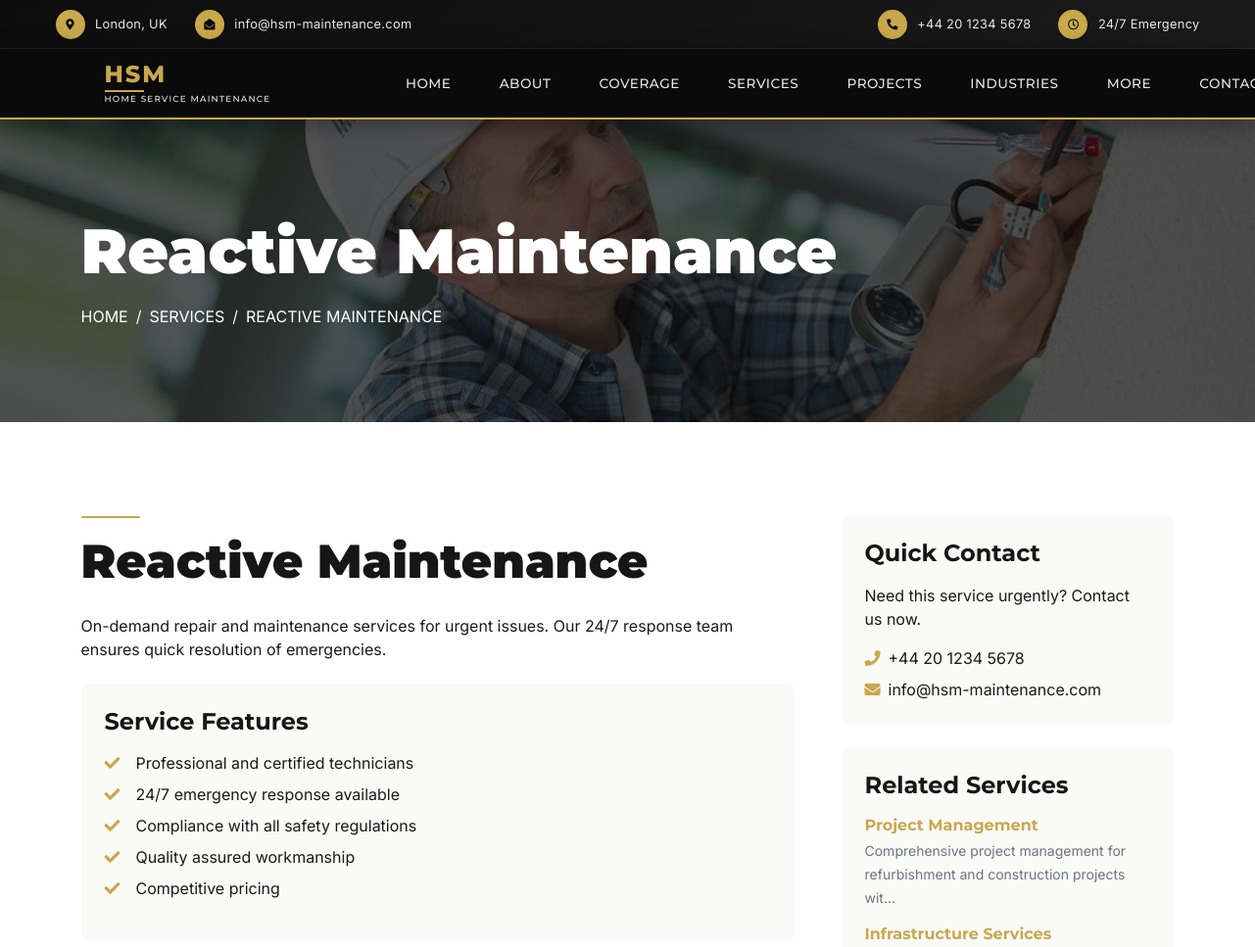
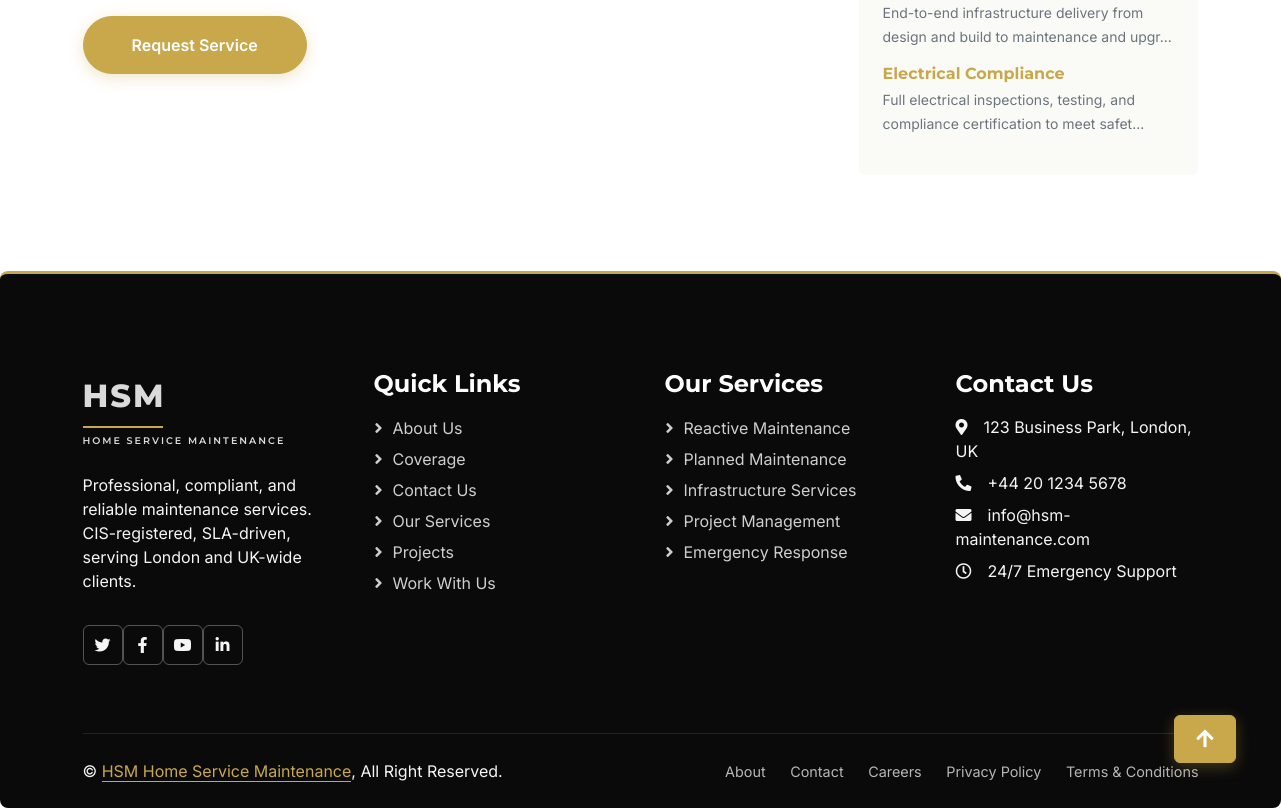
Screenshot of /service-detail.php?slug=reactive-maintenance with the database file from the repository (2 pictures, top to bottom).
### tables this page shows
CREATE TABLE services (
    id INT AUTO_INCREMENT PRIMARY KEY,
    title VARCHAR(255) NOT NULL,
    slug VARCHAR(255) UNIQUE NOT NULL,
    category ENUM('reactive', 'planned', 'infrastructure', 'project') NOT NULL,
    description TEXT,
    content LONGTEXT,
    icon VARCHAR(100),
    image VARCHAR(255),
    featured TINYINT(1) DEFAULT 0,
    status ENUM('active', 'inactive') DEFAULT 'active',
    created_at TIMESTAMP DEFAULT CURRENT_TIMESTAMP,
    updated_at TIMESTAMP DEFAULT CURRENT_TIMESTAMP ON UPDATE CURRENT_TIMESTAMP
);

### service-detail.php (the view, shortened to what this page needs)
<?php
require_once 'includes/header.php';
require_once 'includes/config.php';
$slug = $_GET['slug'] ?? '';
$sql = "SELECT * FROM services WHERE slug = ? AND status = 'active'";
$stmt = $conn->prepare($sql);
$stmt->bind_param("s", $slug);
$stmt->execute();
$result = $stmt->get_result();
$service = $result->fetch_assoc();
?>
<div class="container-fluid page-header py-5 mb-5">
    <div class="container py-5">
        <h1 class="display-3 text-white mb-3 animated slideInDown"><?php echo htmlspecialchars($service['title']); ?></h1>
        <nav aria-label="breadcrumb animated slideInUp">
            <ol class="breadcrumb text-uppercase mb-0">
                <li class="breadcrumb-item"><a class="text-white" href="index.php">Home</a></li>
                <li class="breadcrumb-item"><a class="text-white" href="services.php">Services</a></li>
                <li class="breadcrumb-item text-white active" aria-current="page"><?php echo htmlspecialchars($service['title']); ?></li>
            </ol>
        </nav>
    </div>
</div>
<div class="container-xxl py-5">
    <div class="container">
        <div class="row g-5">
            <div class="col-lg-8 wow fadeIn" data-wow-delay="0.1s">
                <div class="bg-primary mb-3" style="width: 60px; height: 2px;"></div>
                <h1 class="display-5 mb-4"><?php echo htmlspecialchars($service['title']); ?></h1>
                <div class="mb-4">
                    <?php echo nl2br(htmlspecialchars($service['description'])); ?>
                </div>
                <div class="bg-light p-4 rounded mb-4">
                    <h4 class="mb-3">Service Features</h4>
                    <ul class="list-unstyled">
                        <li class="mb-2"><i class="fa fa-check text-primary me-3"></i>Professional and certified technicians</li>
                        <li class="mb-2"><i class="fa fa-check text-primary me-3"></i>24/7 emergency response available</li>
                        <li class="mb-2"><i class="fa fa-check text-primary me-3"></i>Compliance with all safety regulations</li>
                        <li class="mb-2"><i class="fa fa-check text-primary me-3"></i>Quality assured workmanship</li>
                        <li class="mb-0"><i class="fa fa-check text-primary me-3"></i>Competitive pricing</li>
                    </ul>
                </div>
                <a href="contact.php" class="btn btn-primary rounded-pill py-3 px-5">Request Service</a>
            </div>
            <div class="col-lg-4 wow fadeIn" data-wow-delay="0.5s">
                <div class="bg-light p-4 rounded mb-4">
                    <h4 class="mb-3">Quick Contact</h4>
                    <p class="mb-3">Need this service urgently? Contact us now.</p>
                    <p class="mb-2"><i class="fa fa-phone text-primary me-2"></i>+44 20 1234 5678</p>
                    <p class="mb-0"><i class="fa fa-envelope text-primary me-2"></i>info@hsm-maintenance.com</p>
                </div>
                <div class="bg-light p-4 rounded">
                    <h4 class="mb-3">Related Services</h4>
                    <?php
                    $related_sql = "SELECT * FROM services WHERE id != ? AND status = 'active' ORDER BY RAND() LIMIT 3";
                    $related_stmt = $conn->prepare($related_sql);
                    $related_stmt->bind_param("i", $service['id']);
                    $related_stmt->execute();
                    $related_result = $related_stmt->get_result();
                    while($related = $related_result->fetch_assoc()):
                    ?>
                        <a href="service-detail.php?slug=<?php echo $related['slug']; ?>" class="d-block mb-3 text-decoration-none">
                            <h6 class="text-primary mb-1"><?php echo htmlspecialchars($related['title']); ?></h6>
                            <small class="text-muted"><?php echo htmlspecialchars(substr($related['description'], 0, 80)) . '...'; ?></small>
                        </a>
                    <?php endwhile; ?>
                </div>
            </div>
        </div>
    </div>
</div>
<?php require_once 'includes/footer.php'; ?>

### includes/header.php (shortened to what this page needs)
<!DOCTYPE html>
<html lang="en">
<head>
    <link href="https://cdnjs.cloudflare.com/ajax/libs/font-awesome/5.10.0/css/all.min.css" rel="stylesheet">
    <link href="https://cdn.jsdelivr.net/npm/bootstrap-icons@1.4.1/font/bootstrap-icons.css" rel="stylesheet">
    <link href="lib/animate/animate.min.css" rel="stylesheet">
    <link href="lib/owlcarousel/assets/owl.carousel.min.css" rel="stylesheet">
    <link href="lib/lightbox/css/lightbox.min.css" rel="stylesheet">
    <link href="css/bootstrap.min.css" rel="stylesheet">
    <link href="css/style.css" rel="stylesheet">
    <link href="css/hsm-custom.css" rel="stylesheet">
</head>
<body>
    <div class="topbar">
        <div class="container">
            <div class="d-flex justify-content-between align-items-center">
                <div class="d-flex align-items-center">
                    <div class="topbar-item">
                        <div class="topbar-icon">
                            <i class="fa fa-map-marker-alt"></i>
                        </div>
                        <span>London, UK</span>
                    </div>
                    <div class="topbar-item">
                        <div class="topbar-icon">
                            <i class="fa fa-envelope-open"></i>
                        </div>
                        <span>info@hsm-maintenance.com</span>
                    </div>
                </div>
                <div class="d-flex align-items-center">
                    <div class="topbar-item">
                        <div class="topbar-icon">
                            <i class="fa fa-phone-alt"></i>
                        </div>
                        <span>+44 20 1234 5678</span>
                    </div>
                    <div class="topbar-item">
                        <div class="topbar-icon">
                            <i class="far fa-clock"></i>
                        </div>
                        <span>24/7 Emergency</span>
                    </div>
                </div>
            </div>
        </div>
    </div>
    <nav class="navbar navbar-expand-lg navbar-dark sticky-top">
        <div class="container">
            <a href="index.php" class="navbar-brand">
                <div class="hsm-logo">
                    <span class="hsm-acronym">HSM</span>
                    <div class="hsm-divider"></div>
                    <span class="hsm-fullname">HOME SERVICE MAINTENANCE</span>
                </div>
            </a>
            <div class="collapse navbar-collapse" id="navbarCollapse">
                <ul class="navbar-nav mx-auto">
                    <li class="nav-item">
                        <a class="nav-link <?php echo basename($_SERVER['PHP_SELF']) == 'index.php' ? 'active' : ''; ?>" href="index.php">Home</a>
                    </li>
                    <li class="nav-item">
                        <a class="nav-link <?php echo basename($_SERVER['PHP_SELF']) == 'about.php' ? 'active' : ''; ?>" href="about.php">About</a>
                    </li>
                    <li class="nav-item">
                        <a class="nav-link <?php echo basename($_SERVER['PHP_SELF']) == 'coverage.php' ? 'active' : ''; ?>" href="coverage.php">Coverage</a>
                    </li>
                    <li class="nav-item">
                        <a class="nav-link <?php echo basename($_SERVER['PHP_SELF']) == 'services.php' ? 'active' : ''; ?>" href="services.php">Services</a>
                    </li>
                    <li class="nav-item">
                        <a class="nav-link <?php echo basename($_SERVER['PHP_SELF']) == 'projects.php' ? 'active' : ''; ?>" href="projects.php">Projects</a>
                    </li>
                    <li class="nav-item">
                        <a class="nav-link <?php echo basename($_SERVER['PHP_SELF']) == 'industries.php' ? 'active' : ''; ?>" href="industries.php">Industries</a>
                    </li>
                    <li class="nav-item dropdown">
                        <a class="nav-link dropdown-toggle" href="#" data-bs-toggle="dropdown">More</a>
                    </li>
                    <li class="nav-item">
                        <a class="nav-link <?php echo basename($_SERVER['PHP_SELF']) == 'contact.php' ? 'active' : ''; ?>" href="contact.php">Contact</a>
                    </li>
                </ul>
            </div>
        </div>
    </nav>

### includes/footer.php (shortened to what this page needs)
    <div class="container-fluid bg-dark text-light footer pt-5 mt-5">
        <div class="container py-5">
            <div class="row g-5">
                <div class="col-lg-3 col-md-6">
                    <div class="hsm-logo-footer mb-4">
                        <span class="hsm-acronym-footer">HSM</span>
                        <div class="hsm-divider-footer"></div>
                        <span class="hsm-fullname-footer">HOME SERVICE MAINTENANCE</span>
                    </div>
                    <p class="mb-4">Professional, compliant, and reliable maintenance services. CIS-registered, SLA-driven, serving London and UK-wide clients.</p>
                    <div class="d-flex pt-2">
                        <a class="btn btn-outline-light btn-social" href=""><i class="fab fa-twitter"></i></a>
                        <a class="btn btn-outline-light btn-social" href=""><i class="fab fa-facebook-f"></i></a>
                        <a class="btn btn-outline-light btn-social" href=""><i class="fab fa-youtube"></i></a>
                        <a class="btn btn-outline-light btn-social" href=""><i class="fab fa-linkedin-in"></i></a>
                    </div>
                </div>
                <div class="col-lg-3 col-md-6">
                    <h4 class="text-white mb-3">Quick Links</h4>
                    <a class="btn btn-link" href="about.php">About Us</a>
                    <a class="btn btn-link" href="coverage.php">Coverage</a>
                    <a class="btn btn-link" href="contact.php">Contact Us</a>
                    <a class="btn btn-link" href="services.php">Our Services</a>
                    <a class="btn btn-link" href="projects.php">Projects</a>
                    <a class="btn btn-link" href="careers.php">Work With Us</a>
                </div>
                <div class="col-lg-3 col-md-6">
                    <h4 class="text-white mb-3">Our Services</h4>
                    <a class="btn btn-link" href="services.php">Reactive Maintenance</a>
                    <a class="btn btn-link" href="services.php">Planned Maintenance</a>
                    <a class="btn btn-link" href="services.php">Infrastructure Services</a>
                    <a class="btn btn-link" href="services.php">Project Management</a>
                    <a class="btn btn-link" href="services.php">Emergency Response</a>
                </div>
                <div class="col-lg-3 col-md-6">
                    <h4 class="text-white mb-3">Contact Us</h4>
                    <p class="mb-2"><i class="fa fa-map-marker-alt me-3"></i>123 Business Park, London, UK</p>
                    <p class="mb-2"><i class="fa fa-phone-alt me-3"></i>+44 20 1234 5678</p>
                    <p class="mb-2"><i class="fa fa-envelope me-3"></i>info@hsm-maintenance.com</p>
                    <p class="mb-2"><i class="far fa-clock me-3"></i>24/7 Emergency Support</p>
                </div>
            </div>
        </div>
        <div class="container">
            <div class="copyright">
                <div class="row">
                    <div class="col-md-6 text-center text-md-start mb-3 mb-md-0">
                        &copy; <a class="border-bottom" href="#">HSM Home Service Maintenance</a>, All Right Reserved.
                    </div>
                    <div class="col-md-6 text-center text-md-end">
                        <div class="footer-menu">
                            <a href="about.php">About</a>
                            <a href="contact.php">Contact</a>
                            <a href="careers.php">Careers</a>
                            <a href="#">Privacy Policy</a>
                            <a href="#">Terms & Conditions</a>
                        </div>
                    </div>
                </div>
            </div>
        </div>
    </div>
    <a href="#" class="btn btn-lg btn-primary btn-lg-square back-to-top"><i class="fa fa-arrow-up"></i></a>
</body>
</html>

### css/style.css (style rules this page uses)
:root { --primary: #65B530; --secondary: #9B9B9B; --light: #F5F5F5; --dark: #161616; }
.back-to-top { position: fixed; display: none; right: 45px; bottom: 45px; z-index: 99; }
.btn { font-weight: 500; transition: .5s; }
.btn.btn-primary { color: #FFFFFF; }
.btn-lg-square { width: 48px; height: 48px; }
.btn-square, .btn-sm-square, .btn-lg-square { padding: 0; display: flex; align-items: center; justify-content: center; font-weight: normal; }
.navbar.sticky-top { top: -100px; transition: .5s; }
.navbar .navbar-brand { height: auto; }
.navbar .navbar-nav .nav-link { margin-right: 30px; padding: 25px 0; color: var(--dark); font-weight: 500; outline: none; }
.navbar .dropdown-toggle::after { border: none; content: "\f107"; font-family: "Font Awesome 5 Free"; font-weight: 900; vertical-align: middle; margin-left: 8px; }
.page-header { background: linear-gradient(rgba(22, 22, 22, .7), rgba(22, 22, 22, .7)), url(../img/carousel-1.jpg) center center no-repeat; background-size: cover; }
.breadcrumb-item + .breadcrumb-item::before { color: var(--light); }
.footer .btn.btn-link { display: block; margin-bottom: 5px; padding: 0; text-align: left; color: var(--secondary); font-weight: normal; text-transform: capitalize; transition: .3s; }
.footer .btn.btn-link::before { position: relative; content: "\f105"; font-family: "Font Awesome 5 Free"; font-weight: 900; margin-right: 10px; }

### rows the page displays
services: title "Reactive Maintenance", title "REACTIVE MAINTENANCE", description "On-demand repair and maintenance services for urgent issues. Our 24/7 response team ensures quick resolution of emergencies."
services: title "Project Management", description "Comprehensive project management for refurbishment and construction projects wit"
services: title "Infrastructure Services", description "End-to-end infrastructure delivery from design and build to maintenance and upgr"
services: title "Electrical Compliance", description "Full electrical inspections, testing, and compliance certification to meet safet"
